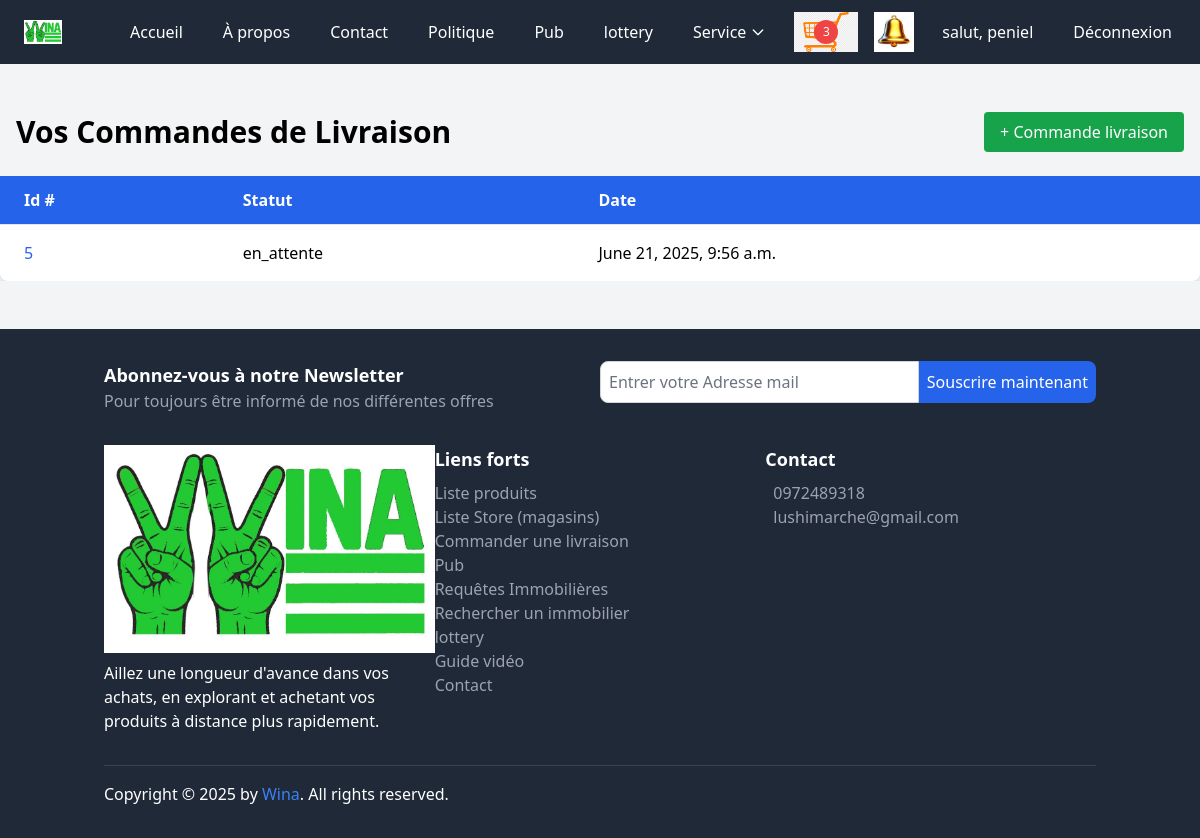
Page /profile/livraisons/ (signed in) on the committed database.
### core/models.py (models this page shows, shortened)
class Cart(models.Model):
    user = models.ForeignKey(settings.AUTH_USER_MODEL, on_delete=models.CASCADE, related_name='carts')
    country = models.ForeignKey(Country, on_delete=models.CASCADE, related_name='carts')
    created_at = models.DateTimeField(auto_now_add=True)
    is_ordered = models.BooleanField(default=False)
    is_active = models.BooleanField(default=True)
    def get_item_count(self):
        return sum(item.quantity for item in self.items.all())

class CartItem(models.Model):
    cart = models.ForeignKey(Cart, on_delete=models.CASCADE, related_name='items')
    product = models.ForeignKey(Product, on_delete=models.CASCADE)
    quantity = models.PositiveIntegerField(default=1)  # Définir un valeur par défaut de 1

class CustomUser(AbstractUser):
    email = models.EmailField(unique=True)
    profile_pic = models.ImageField(upload_to="p_img", blank=True, null=True)
    address = models.CharField(max_length=50, blank=True, null=True)
    phone = models.CharField(max_length=11, blank=True, null=True)
    commune = models.CharField(max_length=50, blank=True, null=True)
    city = models.ForeignKey(City, on_delete=models.SET_NULL, null=True, blank=True)
    country = models.ForeignKey(Country, on_delete=models.SET_NULL, null=True, blank=True)
    interests = models.TextField(blank=True, null=True)
    USERNAME_FIELD = 'email'
    REQUIRED_FIELDS = ['username']

class CommandeLivraison(models.Model):
    nom = models.CharField(max_length=100)
    prenom = models.CharField(max_length=100)
    email = models.EmailField()
    numero_tel = models.CharField(max_length=15)
    user = models.ForeignKey(settings.AUTH_USER_MODEL, on_delete=models.CASCADE)
    adresse_livraison = models.TextField()
    description_colis = models.TextField()
    endroit_recuperation = models.CharField(max_length=255)
    numero_id_colis = models.CharField(max_length=100)
    statut = models.CharField(
        max_length=20,
        choices=[('en_attente', 'En attente'), ('en_cours', 'En cours'), ('livree', 'Livrée')],
        default='en_attente'
    )
    date_commande = models.DateTimeField(auto_now_add=True)
    class Meta:
        permissions = [
            ("peut_marquer_comme_livree", "Peut marquer les commandes comme livrées"),
        ]

### base/views.py (the view)
# urls.py: path("profile/livraisons/", views.mes_commandes_livraison_view, name="profile_livraisons"),
@login_required(login_url="signin")
def mes_commandes_livraison_view(request):
    commandes_list = CommandeLivraison.objects.filter(user=request.user).order_by('-date_commande')
    paginator = Paginator(commandes_list, 4)
    page = request.GET.get('page')
    try:
        commandes = paginator.page(page)
    except PageNotAnInteger:
        commandes = paginator.page(1)
    except EmptyPage:
        commandes = paginator.page(paginator.num_pages)
    return render(request, "base/profile_commandes.html", {"commandes": commandes})

### core/context_processors.py (called while the page is built)
def cart(request):
    if request.user.is_authenticated:
        cart = get_or_create_cart(request.user)
    else:
        cart = None
    return {'cart': cart}

def unread_notifications_count(request):
    if request.user.is_authenticated:
        hidden_ids = UserNotificationHide.objects.filter(user=request.user).values_list('notification_id', flat=True)
        count = Notification.objects.filter(user=request.user, is_read=False).exclude(id__in=hidden_ids).count()
        return {'unread_notifications_count': count}
    return {}

### core/utils.py (called while the page is built)
def get_or_create_cart(user):
    cart, created = Cart.objects.get_or_create(user=user, is_active=True)
    return cart

### base/templates/base/profile_commandes.html (shortened to what this page needs)
{% extends "base.html" %}
{% load static %}
{% block content %}
<section id="commandes" class="mt-12 pb-12">
    <div class="flex justify-between items-center mb-6 px-4">
        <h2 class="text-3xl font-bold text-center sm:text-left">Vos Commandes de Livraison</h2>
        <a href="{% url 'creer_commande' %}" class="px-4 py-2 bg-green-600 text-white rounded hover:bg-green-700">
            + Commande livraison
        </a>
    </div>
    {% if commandes %}
    <div class="overflow-x-auto">
        <table class="min-w-full table-auto bg-white shadow-lg rounded-lg">
            <thead class="bg-blue-600 text-white">
                <tr>
                    <th class="px-6 py-3 text-left">Id #</th>
                    <th class="px-6 py-3 text-left">Statut</th>
                    <th class="px-6 py-3 text-left">Date</th>
                </tr>
            </thead>
            <tbody>
                {% for commande in commandes %}
                <tr class="border-t">
                    <td class="px-6 py-4">
                        <a href="{% url 'livraison_detail' commande.id %}" class="text-blue-600 hover:text-blue-800">
                            {{ commande.numero_id_colis }}
                        </a>
                    </td>
                    <td class="px-6 py-4">{{ commande.statut }}</td>
                    <td class="px-6 py-4">{{ commande.date_commande }}</td>
                </tr>
                {% endfor %}
            </tbody>
        </table>
    </div>
    {% else %}
    <p class="text-center text-lg text-gray-600">Vous n'avez pas encore de commandes de livraison.</p>
    {% endif %}
</section>
{% endblock %}

### templates/base.html (shortened to what this page needs)
{% load static tailwind_tags %}
{% load static %}
<!DOCTYPE html>
<html lang="fr">
<head>
    <link href='https://unpkg.com/boxicons@2.1.4/css/boxicons.min.css' rel='stylesheet'>
    <link rel="stylesheet" href="{% static 'css/dist/styles.css' %}">
    {% tailwind_css %}
</head>
<body class="bg-gray-100">
    <nav class="bg-gray-800 text-white">
        <div class="max-w-7xl mx-auto px-4 py-3 flex justify-between items-center">
            <a href="{% url 'index' %}" class="text-gray hover:underline flex items-center bg-white-800 p-2 rounded">
                <img src="{% static 'img/logoo.png' %}" alt="Logo" class="h-6 mr-2">
            </a>
            <div class="hidden md:flex space-x-4">
                <a href="{% url 'index' %}" class="hover:bg-gray-700 px-3 py-2 rounded">Accueil</a>
                <a href="{% url 'apropos' %}" class="hover:bg-gray-700 px-3 py-2 rounded">À propos</a>
                <a href="{% url 'contact' %}" class="hover:bg-gray-700 px-3 py-2 rounded">Contact</a>
                <a href="{% url 'politique' %}" class="hover:bg-gray-700 px-3 py-2 rounded">Politique</a>
                <a href="{% url 'advertisement_list_wina' %}" class="hover:bg-gray-700 px-3 py-2 rounded">Pub</a>
                <a href="{% url 'lottery_list' %}" class="hover:bg-gray-700 px-3 py-2 rounded">lottery</a>
<div class="relative">
    <button class="hover:bg-gray-700 px-3 py-2 rounded inline-flex items-center" id="immoDropdownButton">
       Service
        <svg class="ml-1 w-4 h-4" fill="none" stroke="currentColor" viewBox="0 0 24 24" xmlns="http://www.w3.org/2000/svg">
            <path stroke-linecap="round" stroke-linejoin="round" stroke-width="2" d="M19 9l-7 7-7-7"></path>
        </svg>
    </button>
</div>
<a href="{% url 'cart_detail_wina' %}" class="relative inline-block">
    <span class="cart-items-count absolute top-1/2 left-1/2 bg-red-500 text-white rounded-full w-6 h-6 flex items-center justify-center text-xs transform -translate-x-1/2 -translate-y-1/2">
        {{ cart.get_item_count }}
    </span>
</a>
{% if user.is_authenticated %}
<a href="{% url 'notifications_list' %}" class="relative inline-block">
    <img src="{% static 'img/belll.jpg' %}" alt="Notifications" class="w-10 h-10">
</a>
{% endif %}
                {% if request.user.is_authenticated %}
                    <a href="{% url 'profile' %}" class="hover:bg-gray-700 px-3 py-2 rounded">salut, {{ request.user.username }}</a>
                    <a href="{% url 'logout' %}" class="hover:bg-gray-700 px-3 py-2 rounded">Déconnexion</a>
                {% else %}
                    <a href="{% url 'signup' %}" class="hover:bg-gray-700 px-3 py-2 rounded">S'inscrire</a>
                    <a href="{% url 'login' %}" class="hover:bg-gray-700 px-3 py-2 rounded">Connexion</a>
                {% endif %}
            </div>
        </div>
    </nav>
      {% block content %}{% endblock content %}
    <footer class="bg-gray-800 text-white py-8">
        <div class="container mx-auto px-4">
            <div class="mb-8">
                <div class="flex flex-col md:flex-row">
                    <div class="md:w-1/2 mb-4 md:mb-0">
                        <h3 class="text-lg font-bold">Abonnez-vous à notre Newsletter</h3>
                        <p class="text-gray-400">Pour toujours être informé de nos différentes offres</p>
                    </div>
                    <div class="md:w-1/2">
                        <form action="https://api.web3forms.com/submit" method="POST" class="flex">
                            <input type="email" name="email" placeholder="Entrer votre Adresse mail" required class="flex-1 p-2 rounded-l-lg border border-gray-300" />
                            <button class="bg-blue-600 text-white p-2 rounded-r-lg">Souscrire maintenant</button>
                        </form>
                    </div>
                </div>
            </div>
            <div class="flex flex-col md:flex-row mb-8">
                <div class="md:w-1/3 mb-4 md:mb-0">
                    <div class="footer-logo mb-2">
                        <img class="img-fluid" src="{% static 'img/logoo.png' %}" alt="">
                    </div>
                    <p>Aillez une longueur d'avance dans vos achats, en explorant et achetant vos produits à distance plus rapidement.</p>
                </div>
                <div class="md:w-1/3 mb-4 md:mb-0">
                    <h3 class="text-lg font-bold">Liens forts</h3>
                    <ul class="mt-2">
                        <li><a href="{% url 'product_list_wina' %}" class="text-gray-400 hover:text-white">Liste produits</a></li>
                        <li><a href="{% url 'store_list_wina' %}" class="text-gray-400 hover:text-white">Liste Store (magasins)</a></li>
                        <li><a href="{% url 'creer_commande' %}" class="text-gray-400 hover:text-white">Commander une livraison</a></li>
                        <li><a href="{% url 'advertisement_list_wina' %}" class="text-gray-400 hover:text-white">Pub</a></li>
                        <li><a href="{% url 'requete_list' %}" class="text-gray-400 hover:text-white">Requêtes Immobilières</a></li>
                        <li><a href="{% url 'requete_create' %}" class="text-gray-400 hover:text-white">Rechercher un immobilier</a></li>
                        <li><a href="{% url 'lottery_list' %}" class="text-gray-400 hover:text-white">lottery</a></li>
                        <li><a href="{% url 'video_list' %}" class="text-gray-400 hover:text-white">Guide vidéo</a></li>
                        <li><a href="{% url 'contact' %}" class="text-gray-400 hover:text-white">Contact</a></li>
                    </ul>
                </div>
                <div class="md:w-1/3">
                    <h3 class="text-lg font-bold">Contact</h3>
                    <div class="mt-2">
                        <p class="flex items-center"><a href="callto:+243 97 24 89 318" class="text-gray-400 hover:text-white">0972489318</a></p>
                        <p class="flex items-center"><a href="mailto:lushimarche@gmail.com" class="text-gray-400 hover:text-white">lushimarche@gmail.com</a></p>
                    </div>
                </div>
            </div>
            <div class="border-t border-gray-700 pt-4">
                <div class="flex justify-between items-center">
                    <div>
                        <p class="mb-0">Copyright © 2025 by <a href="#" class="text-blue-500 hover:underline">Wina</a>. All rights reserved.</p>
                    </div>
                </div>
            </div>
        </div>
    </footer>
</body>
</html>

### rows in the picture
Cart: get_item_count "3"
CustomUser: user.username "peniel"
CommandeLivraison: numero_id_colis "5", statut "en_attente", date_commande "June 21, 2025, 9:56 a.m."
